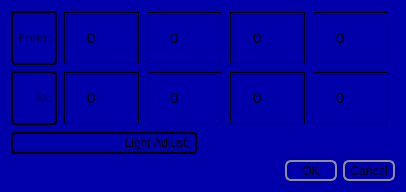
<?xml version="1.0" encoding="UTF-8"?>
<ui version="4.0">
 <class>LightingScheduleItemPick</class>
 <widget class="QDialog" name="LightingScheduleItemPick">
  <property name="geometry">
   <rect>
    <x>0</x>
    <y>0</y>
    <width>371</width>
    <height>192</height>
   </rect>
  </property>
  <property name="styleSheet">
   <string notr="true">QWidget#LightingScheduleItemPick {
	background-color: #0000aa
}

QFrame {
	border: 2px solid black;
	border-radius: 4px;
	padding: 2px;
}
 
QPushButton {
	border: 2px solid #8f8f91;
	border-radius: 6px;
	background-image: url(&quot;:/Hac/background-button-big.png&quot;);
	background-repeat: no-repeat;
	width: 48px;
	height: 17px;
 }

 QPushButton:pressed {
	border-color: red;
 }

 QSpinBox {
	margin: 1px;
	padding: 15px;
	background: transparent;
	selection-background-color: transparent;
	text: black;
	selection-color: black;
	font: normal 15px;
	border: 1px solid black;
}

QSpinBox::up-button {
	subcontrol-origin: padding;
	subcontrol-position: top right;
	background: transparent;
	width: 20px;
	height: 20px;
}

QSpinBox:up-arrow {
     image: url(:/Hac/uparrow-black-20x20.png);
     width: 20px;
     height: 20px;
}
QSpinBox::up-arrow:pressed {
     image: url(:/Hac/uparrow-red-20x20.png);
}


QSpinBox::down-button {
	background: transparent;
	width: 20px;
	height: 20px;
}

QSpinBox::down-arrow {
     image: url(:/Hac/downarrow-black-20x20.png);
     width: 20px;
     height: 20px;
}
QSpinBox::down-arrow:pressed {
     image: url(:/Hac/downarrow-red-20x20.png);
}


</string>
  </property>
  <layout class="QGridLayout" name="gridLayout_4">
   <item row="0" column="1">
    <spacer name="verticalSpacer">
     <property name="orientation">
      <enum>Qt::Vertical</enum>
     </property>
     <property name="sizeHint" stdset="0">
      <size>
       <width>20</width>
       <height>13</height>
      </size>
     </property>
    </spacer>
   </item>
   <item row="1" column="0">
    <spacer name="horizontalSpacer_5">
     <property name="orientation">
      <enum>Qt::Horizontal</enum>
     </property>
     <property name="sizeHint" stdset="0">
      <size>
       <width>25</width>
       <height>20</height>
      </size>
     </property>
    </spacer>
   </item>
   <item row="1" column="1">
    <layout class="QGridLayout" name="gridLayout_3">
     <item row="0" column="0">
      <layout class="QGridLayout" name="gridLayout_2">
       <item row="0" column="0">
        <widget class="QLabel" name="label">
         <property name="text">
          <string>From:</string>
         </property>
         <property name="alignment">
          <set>Qt::AlignRight|Qt::AlignTrailing|Qt::AlignVCenter</set>
         </property>
        </widget>
       </item>
       <item row="0" column="1" rowspan="2">
        <layout class="QGridLayout" name="gridLayout">
         <item row="0" column="0">
          <widget class="HacSpinBox" name="startHourSpinBox">
           <property name="wrapping">
            <bool>true</bool>
           </property>
           <property name="alignment">
            <set>Qt::AlignCenter</set>
           </property>
           <property name="maximum">
            <number>23</number>
           </property>
          </widget>
         </item>
         <item row="0" column="1">
          <widget class="HacSpinBox" name="startMinuteSpinBox">
           <property name="wrapping">
            <bool>true</bool>
           </property>
           <property name="alignment">
            <set>Qt::AlignCenter</set>
           </property>
           <property name="maximum">
            <number>59</number>
           </property>
          </widget>
         </item>
         <item row="0" column="2">
          <widget class="HacSpinBox" name="startSecondSpinBox">
           <property name="wrapping">
            <bool>true</bool>
           </property>
           <property name="alignment">
            <set>Qt::AlignCenter</set>
           </property>
           <property name="maximum">
            <number>59</number>
           </property>
          </widget>
         </item>
         <item row="0" column="3">
          <widget class="HacSpinBox" name="spinbox_7">
           <property name="wrapping">
            <bool>true</bool>
           </property>
           <property name="alignment">
            <set>Qt::AlignCenter</set>
           </property>
           <property name="contentType">
            <enum>HacSpinBox::Content_String</enum>
           </property>
           <property name="strings">
            <stringlist>
             <string>AM</string>
             <string>PM</string>
            </stringlist>
           </property>
          </widget>
         </item>
         <item row="1" column="0">
          <widget class="HacSpinBox" name="endHourSpinBox">
           <property name="wrapping">
            <bool>true</bool>
           </property>
           <property name="alignment">
            <set>Qt::AlignCenter</set>
           </property>
           <property name="maximum">
            <number>23</number>
           </property>
          </widget>
         </item>
         <item row="1" column="1">
          <widget class="HacSpinBox" name="endMinuteSpinBox">
           <property name="wrapping">
            <bool>true</bool>
           </property>
           <property name="alignment">
            <set>Qt::AlignCenter</set>
           </property>
           <property name="maximum">
            <number>59</number>
           </property>
          </widget>
         </item>
         <item row="1" column="2">
          <widget class="HacSpinBox" name="endSecondSpinBox">
           <property name="wrapping">
            <bool>true</bool>
           </property>
           <property name="alignment">
            <set>Qt::AlignCenter</set>
           </property>
           <property name="maximum">
            <number>59</number>
           </property>
          </widget>
         </item>
         <item row="1" column="3">
          <widget class="HacSpinBox" name="spinbox_9">
           <property name="wrapping">
            <bool>true</bool>
           </property>
           <property name="alignment">
            <set>Qt::AlignCenter</set>
           </property>
           <property name="contentType">
            <enum>HacSpinBox::Content_String</enum>
           </property>
           <property name="strings">
            <stringlist>
             <string>AM</string>
             <string>PM</string>
            </stringlist>
           </property>
          </widget>
         </item>
        </layout>
       </item>
       <item row="1" column="0">
        <widget class="QLabel" name="label_2">
         <property name="text">
          <string>To:</string>
         </property>
         <property name="alignment">
          <set>Qt::AlignRight|Qt::AlignTrailing|Qt::AlignVCenter</set>
         </property>
        </widget>
       </item>
      </layout>
     </item>
     <item row="1" column="0">
      <spacer name="verticalSpacer_3">
       <property name="orientation">
        <enum>Qt::Vertical</enum>
       </property>
       <property name="sizeHint" stdset="0">
        <size>
         <width>20</width>
         <height>13</height>
        </size>
       </property>
      </spacer>
     </item>
     <item row="2" column="0">
      <layout class="QHBoxLayout" name="horizontalLayout">
       <item>
        <widget class="QLabel" name="label_3">
         <property name="text">
          <string>Light Adjust:</string>
         </property>
         <property name="alignment">
          <set>Qt::AlignRight|Qt::AlignTrailing|Qt::AlignVCenter</set>
         </property>
        </widget>
       </item>
       <item>
        <widget class="HacListNavigator" name="listNavigator"/>
       </item>
      </layout>
     </item>
    </layout>
   </item>
   <item row="1" column="2">
    <spacer name="horizontalSpacer_3">
     <property name="orientation">
      <enum>Qt::Horizontal</enum>
     </property>
     <property name="sizeHint" stdset="0">
      <size>
       <width>6</width>
       <height>20</height>
      </size>
     </property>
    </spacer>
   </item>
   <item row="2" column="1" colspan="2">
    <spacer name="verticalSpacer_2">
     <property name="orientation">
      <enum>Qt::Vertical</enum>
     </property>
     <property name="sizeHint" stdset="0">
      <size>
       <width>20</width>
       <height>10</height>
      </size>
     </property>
    </spacer>
   </item>
   <item row="3" column="1" colspan="2">
    <widget class="QDialogButtonBox" name="buttonBox">
     <property name="orientation">
      <enum>Qt::Horizontal</enum>
     </property>
     <property name="standardButtons">
      <set>QDialogButtonBox::Cancel|QDialogButtonBox::Ok</set>
     </property>
    </widget>
   </item>
  </layout>
 </widget>
 <customwidgets>
  <customwidget>
   <class>HacListNavigator</class>
   <extends>QWidget</extends>
   <header>haclistnavigator.h</header>
  </customwidget>
  <customwidget>
   <class>HacSpinBox</class>
   <extends>QSpinBox</extends>
   <header>hacspinbox.h</header>
  </customwidget>
 </customwidgets>
 <resources/>
 <connections>
  <connection>
   <sender>buttonBox</sender>
   <signal>accepted()</signal>
   <receiver>LightingScheduleItemPick</receiver>
   <slot>accept()</slot>
   <hints>
    <hint type="sourcelabel">
     <x>248</x>
     <y>254</y>
    </hint>
    <hint type="destinationlabel">
     <x>157</x>
     <y>274</y>
    </hint>
   </hints>
  </connection>
  <connection>
   <sender>buttonBox</sender>
   <signal>rejected()</signal>
   <receiver>LightingScheduleItemPick</receiver>
   <slot>reject()</slot>
   <hints>
    <hint type="sourcelabel">
     <x>316</x>
     <y>260</y>
    </hint>
    <hint type="destinationlabel">
     <x>286</x>
     <y>274</y>
    </hint>
   </hints>
  </connection>
 </connections>
</ui>
